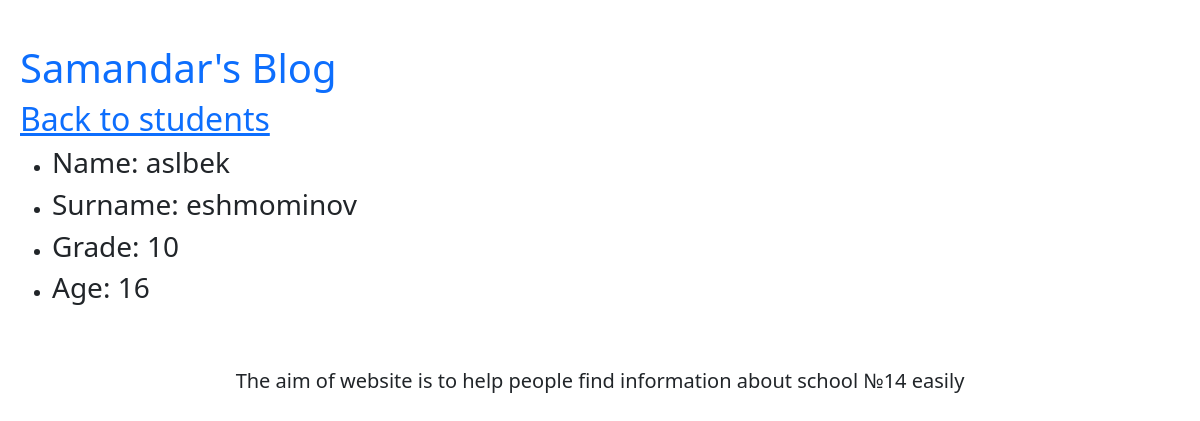
The page /student/7/ on the database its author committed.
### schoolapp/models.py (models this page shows, shortened)
class Students(models.Model):
  first_name = models.CharField(max_length=50)
  last_name = models.CharField(max_length=50)
  grade = models.IntegerField(default=1)
  age = models.IntegerField(default=6)

### schoolapp/views.py (the view)
# urls.py: path('student/<int:pk>/', StudentDetailView.as_view(), name='student_detail'),
class StudentDetailView(DetailView):
  def get(self, request, pk):
    student = Students.objects.get(id=pk)
    return render(request, 'student_detail.html', {'student':student})

### templates/student_detail.html (shortened to what this page needs)
{% extends 'base.html' %}
  {% block content %}
  <div>
  <a href="{% url 'students_list' %}"><h2> Back to students </h2> </a>
  <ul>
   <li> <h3> Name:  {{student.first_name}} </h3> </li>
   <li> <h3> Surname:  {{student.last_name}} </h3> </li>
   <li> <h3> Grade:  {{student.grade}} </h3> </li>
   <li> <h3> Age:  {{student.age}} </h3> </li>
  </ul>
  </div>
  {% endblock %}

### static/styles.css (style rules this page uses)
a { text-decoration: none; }
body { padding: 20px; }

### rows shown on the page
Students: first_name "aslbek", last_name "eshmominov", grade "10", age "16"
